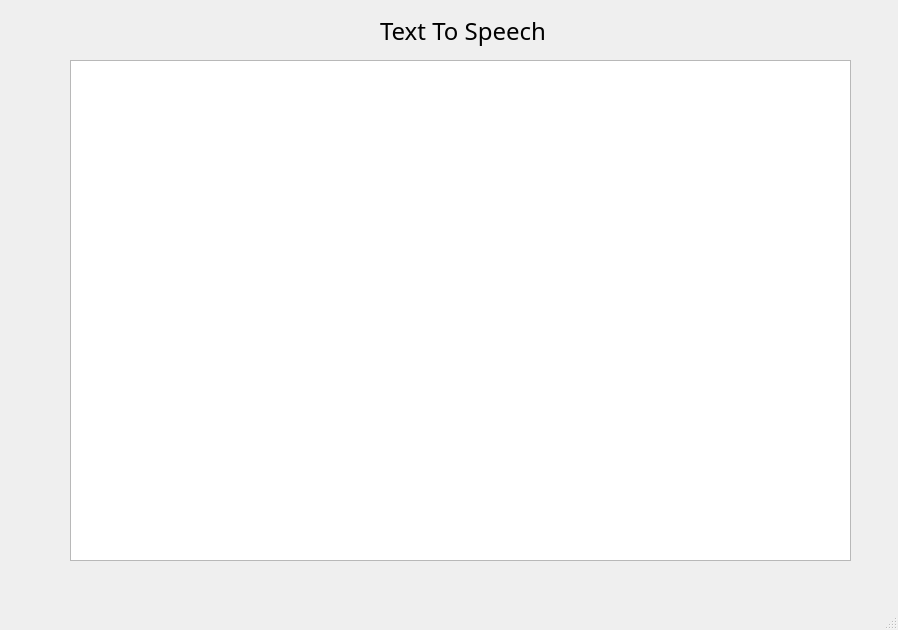
<?xml version="1.0" encoding="UTF-8"?>
<ui version="4.0">
 <class>MainWindow</class>
 <widget class="QMainWindow" name="MainWindow">
  <property name="geometry">
   <rect>
    <x>0</x>
    <y>0</y>
    <width>898</width>
    <height>630</height>
   </rect>
  </property>
  <property name="windowTitle">
   <string>MainWindow</string>
  </property>
  <widget class="QWidget" name="centralwidget">
   <widget class="QTextEdit" name="textEdit">
    <property name="geometry">
     <rect>
      <x>70</x>
      <y>60</y>
      <width>781</width>
      <height>501</height>
     </rect>
    </property>
   </widget>
   <widget class="QLabel" name="label">
    <property name="geometry">
     <rect>
      <x>380</x>
      <y>10</y>
      <width>231</width>
      <height>41</height>
     </rect>
    </property>
    <property name="font">
     <font>
      <family>qtquickcontrols</family>
      <pointsize>18</pointsize>
     </font>
    </property>
    <property name="text">
     <string>Text To Speech</string>
    </property>
   </widget>
  </widget>
  <widget class="QMenuBar" name="menubar">
   <property name="geometry">
    <rect>
     <x>0</x>
     <y>0</y>
     <width>898</width>
     <height>26</height>
    </rect>
   </property>
  </widget>
  <widget class="QStatusBar" name="statusbar"/>
 </widget>
 <resources/>
 <connections/>
</ui>
